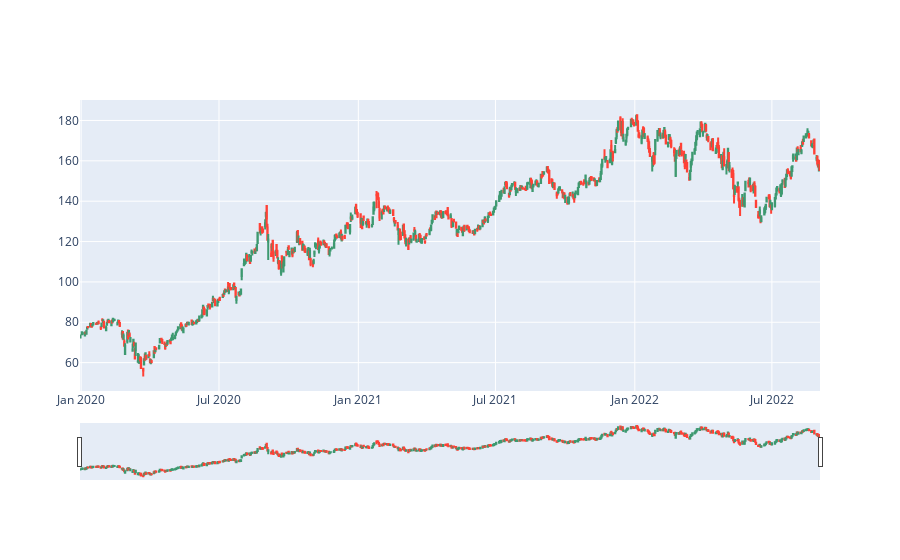

Notebook source saved alongside this figure:
### Code cell
import plotly.graph_objects as go
fig = go.Figure(go.Candlestick(x=df.index,
  open=df['Open'],
  high=df['High'],
  low=df['Low'],
  close=df['Close']))
fig.show()

### Figure 1 — Plotly figure (JSON) as saved in the notebook; plotly's stock layout.template omitted (floating-point values rounded to 4 significant figures; data arrays with more than 128 entries replaced by an {"elided": "..."} marker saying what was removed)
{"data": [{"close": {"elided": "675 float values"}, "high": {"elided": "675 float values"}, "low": {"elided": "675 float values"}, "open": {"elided": "675 float values"}, "type": "candlestick", "x": {"elided": "675 str values"}}], "layout": {}}
